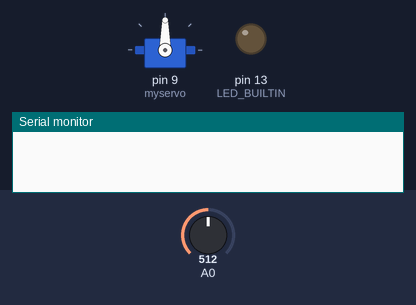
The sketch below on a simulated Arduino Uno, built with avr-gcc and run on an emulated ATmega328P. Shown: servo, output pins drawn as LEDs (lit = HIGH), the last lines printed to the serial monitor. Inputs (shaded band) come from the test bench; at power-on: A0 = 512.

Above: at 1.8 s.
1.9 s: A0 set to 43
3.4 s: A0 set to 36
At 5.7 s:
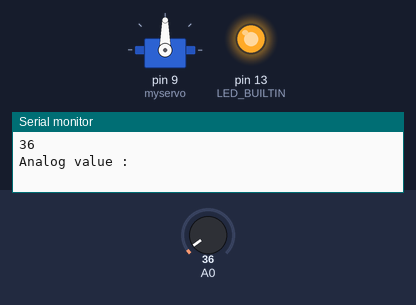
6.0 s: A0 set to 100
At 7.4 s:
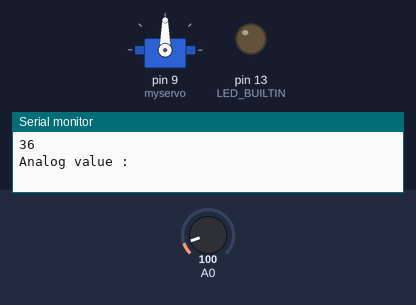
8.0 s: A0 set to 30
At 8.76 s:
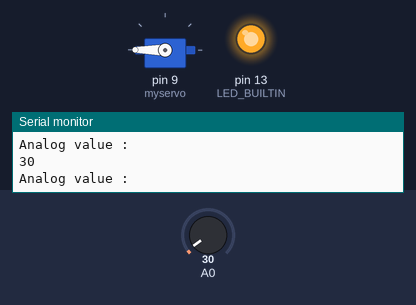
Timing chart, 0 to 11.0 s (numbered marks = the images above; inputs shaded):
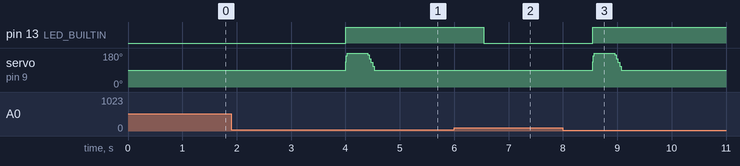

The sketch:

blanscreenPressKey.ino
```cpp
#include <Servo.h>
Servo myservo;  // create servo object to control a servo
// twelve servo objects can be created on most boards

int pos = 0;
int count=0;
void setup() {
  pinMode(LED_BUILTIN, OUTPUT);
  myservo.attach(9);
  Serial.begin(9600);
}


void loop() {
  int value = analogRead(A0);

  if(value<40){
      count += 1;
      if(count==1){
        digitalWrite(LED_BUILTIN, HIGH);
        Serial.println(value);
        Serial.println("Analog value : ");
        for (pos = 135; pos <= 360; pos += 30) { // goes from 0 degrees to 180 degrees
        // in steps of 1 degree
        myservo.write(pos);              // tell servo to go to position in variable 'pos'
        delay(15);                       // waits 15ms for the servo to reach the position
        }
        for (pos = 360; pos >= 90; pos -= 10) { // goes from 180 degrees to 0 degrees
          myservo.write(pos);              // tell servo to go to position in variable 'pos'
          delay(15);                       // waits 15ms for the servo to reach the position
        }
        if(count>3){
          count -=1;
        }
      }
  }else{
    count=0;
    digitalWrite(LED_BUILTIN, LOW);
  }

  delay(1000);
}
```

Measured:
- the behaviour switches between 40 and 39 on A0 (found by bisection; images 0 and 1)
- after the input at 1.9 s, every drawn part: stays the same
- after the input at 3.4 s, pin 13 (LED_BUILTIN): LOW → HIGH after 0.60 s; servo on pin 9 (myservo): 90° → 180° after 0.60 s, → 90° 0.41 s later
- after the input at 6.0 s, pin 13 (LED_BUILTIN): HIGH → LOW after 0.54 s
- after the input at 8.0 s, pin 13 (LED_BUILTIN): LOW → HIGH after 0.54 s; servo on pin 9 (myservo): 90° → 180° after 0.54 s, → 90° 0.41 s later
